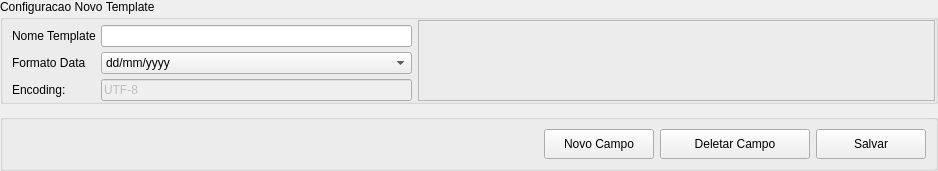
                 <widget class="QWidget" name="page_new_template">
                  <property name="styleSheet">
                   <string notr="true"/>
                  </property>
                  <layout class="QVBoxLayout" name="verticalLayout_17">
                   <property name="spacing">
                    <number>0</number>
                   </property>
                   <property name="leftMargin">
                    <number>0</number>
                   </property>
                   <property name="topMargin">
                    <number>0</number>
                   </property>
                   <property name="rightMargin">
                    <number>0</number>
                   </property>
                   <property name="bottomMargin">
                    <number>0</number>
                   </property>
                   <item>
                    <widget class="QLabel" name="label_3">
                     <property name="minimumSize">
                      <size>
                       <width>0</width>
                       <height>0</height>
                      </size>
                     </property>
                     <property name="maximumSize">
                      <size>
                       <width>16777215</width>
                       <height>35</height>
                      </size>
                     </property>
                     <property name="styleSheet">
                      <string notr="true"/>
                     </property>
                     <property name="text">
                      <string>Configuracao Novo Template</string>
                     </property>
                     <property name="margin">
                      <number>5</number>
                     </property>
                    </widget>
                   </item>
                   <item>
                    <widget class="QFrame" name="frame">
                     <property name="styleSheet">
                      <string notr="true"/>
                     </property>
                     <layout class="QVBoxLayout" name="verticalLayout_20">
                      <property name="spacing">
                       <number>10</number>
                      </property>
                      <property name="leftMargin">
                       <number>0</number>
                      </property>
                      <property name="topMargin">
                       <number>0</number>
                      </property>
                      <property name="rightMargin">
                       <number>0</number>
                      </property>
                      <property name="bottomMargin">
                       <number>0</number>
                      </property>
                      <item>
                       <widget class="QGroupBox" name="groupBox_3">
                        <property name="styleSheet">
                         <string notr="true"/>
                        </property>
                        <property name="title">
                         <string/>
                        </property>
                        <property name="flat">
                         <bool>true</bool>
                        </property>
                        <layout class="QVBoxLayout" name="verticalLayout_21">
                         <property name="spacing">
                          <number>5</number>
                         </property>
                         <property name="leftMargin">
                          <number>0</number>
                         </property>
                         <property name="topMargin">
                          <number>0</number>
                         </property>
                         <property name="rightMargin">
                          <number>0</number>
                         </property>
                         <property name="bottomMargin">
                          <number>0</number>
                         </property>
                         <item>
                          <widget class="QFrame" name="frame_conexao_oracle_2">
                           <property name="sizePolicy">
                            <sizepolicy hsizetype="Preferred" vsizetype="Fixed">
                             <horstretch>0</horstretch>
                             <verstretch>0</verstretch>
                            </sizepolicy>
                           </property>
                           <property name="maximumSize">
                            <size>
                             <width>16777215</width>
                             <height>16777215</height>
                            </size>
                           </property>
                           <property name="styleSheet">
                            <string notr="true"/>
                           </property>
                           <layout class="QVBoxLayout" name="verticalLayout_19">
                            <property name="spacing">
                             <number>0</number>
                            </property>
                            <property name="topMargin">
                             <number>0</number>
                            </property>
                            <property name="rightMargin">
                             <number>0</number>
                            </property>
                            <property name="bottomMargin">
                             <number>0</number>
                            </property>
                            <item>
                             <widget class="QFrame" name="frame_10">
                              <property name="sizePolicy">
                               <sizepolicy hsizetype="Preferred" vsizetype="Maximum">
                                <horstretch>0</horstretch>
                                <verstretch>0</verstretch>
                               </sizepolicy>
                              </property>
                              <property name="styleSheet">
                               <string notr="true"/>
                              </property>
                              <property name="frameShape">
                               <enum>QFrame::NoFrame</enum>
                              </property>
                              <property name="frameShadow">
                               <enum>QFrame::Plain</enum>
                              </property>
                              <layout class="QHBoxLayout" name="horizontalLayout_19">
                               <property name="leftMargin">
                                <number>0</number>
                               </property>
                               <property name="topMargin">
                                <number>0</number>
                               </property>
                               <property name="rightMargin">
                                <number>0</number>
                               </property>
                               <property name="bottomMargin">
                                <number>0</number>
                               </property>
                               <item>
                                <widget class="QFrame" name="frame_24">
                                 <property name="maximumSize">
                                  <size>
                                   <width>400</width>
                                   <height>16777215</height>
                                  </size>
                                 </property>
                                 <property name="styleSheet">
                                  <string notr="true"/>
                                 </property>
                                 <property name="frameShape">
                                  <enum>QFrame::NoFrame</enum>
                                 </property>
                                 <property name="frameShadow">
                                  <enum>QFrame::Sunken</enum>
                                 </property>
                                 <layout class="QFormLayout" name="formLayout_3">
                                  <property name="fieldGrowthPolicy">
                                   <enum>QFormLayout::ExpandingFieldsGrow</enum>
                                  </property>
                                  <property name="rowWrapPolicy">
                                   <enum>QFormLayout::DontWrapRows</enum>
                                  </property>
                                  <property name="horizontalSpacing">
                                   <number>5</number>
                                  </property>
                                  <property name="verticalSpacing">
                                   <number>5</number>
                                  </property>
                                  <property name="leftMargin">
                                   <number>0</number>
                                  </property>
                                  <property name="topMargin">
                                   <number>5</number>
                                  </property>
                                  <property name="rightMargin">
                                   <number>0</number>
                                  </property>
                                  <property name="bottomMargin">
                                   <number>0</number>
                                  </property>
                                  <item row="0" column="0">
                                   <widget class="QLabel" name="label_7">
                                    <property name="styleSheet">
                                     <string notr="true"/>
                                    </property>
                                    <property name="text">
                                     <string>Nome Template</string>
                                    </property>
                                   </widget>
                                  </item>
                                  <item row="0" column="1">
                                   <widget class="QLineEdit" name="name_new_template">
                                    <property name="styleSheet">
                                     <string notr="true"/>
                                    </property>
                                    <property name="text">
                                     <string/>
                                    </property>
                                   </widget>
                                  </item>
                                  <item row="1" column="0">
                                   <widget class="QLabel" name="label_13">
                                    <property name="styleSheet">
                                     <string notr="true"/>
                                    </property>
                                    <property name="text">
                                     <string>Formato Data</string>
                                    </property>
                                   </widget>
                                  </item>
                                  <item row="2" column="0">
                                   <widget class="QLabel" name="label_14">
                                    <property name="styleSheet">
                                     <string notr="true"/>
                                    </property>
                                    <property name="text">
                                     <string>Encoding:</string>
                                    </property>
                                   </widget>
                                  </item>
                                  <item row="2" column="1">
                                   <widget class="QLineEdit" name="encodinginput_2">
                                    <property name="enabled">
                                     <bool>false</bool>
                                    </property>
                                    <property name="styleSheet">
                                     <string notr="true"/>
                                    </property>
                                    <property name="text">
                                     <string>UTF-8</string>
                                    </property>
                                   </widget>
                                  </item>
                                  <item row="1" column="1">
                                   <widget class="QComboBox" name="comboBox">
                                    <property name="sizePolicy">
                                     <sizepolicy hsizetype="MinimumExpanding" vsizetype="Fixed">
                                      <horstretch>0</horstretch>
                                      <verstretch>0</verstretch>
                                     </sizepolicy>
                                    </property>
                                    <property name="minimumSize">
                                     <size>
                                      <width>0</width>
                                      <height>0</height>
                                     </size>
                                    </property>
                                    <property name="maximumSize">
                                     <size>
                                      <width>16777215</width>
                                      <height>16777215</height>
                                     </size>
                                    </property>
                                    <property name="styleSheet">
                                     <string notr="true"/>
                                    </property>
                                    <item>
                                     <property name="text">
                                      <string>dd/mm/yyyy</string>
                                     </property>
                                    </item>
                                    <item>
                                     <property name="text">
                                      <string>dd-mm-yyyy</string>
                                     </property>
                                    </item>
                                    <item>
                                     <property name="text">
                                      <string>yyyy-mm-dd</string>
                                     </property>
                                    </item>
                                    <item>
                                     <property name="text">
                                      <string>yyyy/mm/dd</string>
                                     </property>
                                    </item>
                                    <item>
                                     <property name="text">
                                      <string>TimeStamp</string>
                                     </property>
                                    </item>
                                    <item>
                                     <property name="text">
                                      <string>ISO</string>
                                     </property>
                                    </item>
                                   </widget>
                                  </item>
                                 </layout>
                                </widget>
                               </item>
                               <item>
                                <widget class="QFrame" name="frame_25">
                                 <property name="styleSheet">
                                  <string notr="true"/>
                                 </property>
                                 <property name="frameShape">
                                  <enum>QFrame::StyledPanel</enum>
                                 </property>
                                 <property name="frameShadow">
                                  <enum>QFrame::Raised</enum>
                                 </property>
                                 <layout class="QFormLayout" name="formLayout_5"/>
                                </widget>
                               </item>
                              </layout>
                             </widget>
                            </item>
                           </layout>
                          </widget>
                         </item>
                         <item>
                          <layout class="QVBoxLayout" name="verticalLayout_22"/>
                         </item>
                        </layout>
                       </widget>
                      </item>
                      <item>
                       <widget class="QGroupBox" name="groupBox_2">
                        <property name="maximumSize">
                         <size>
                          <width>16777215</width>
                          <height>60</height>
                         </size>
                        </property>
                        <property name="styleSheet">
                         <string notr="true"/>
                        </property>
                        <property name="title">
                         <string/>
                        </property>
                        <property name="flat">
                         <bool>true</bool>
                        </property>
                        <layout class="QHBoxLayout" name="horizontalLayout_18">
                         <item>
                          <spacer name="horizontalSpacer_2">
                           <property name="orientation">
                            <enum>Qt::Horizontal</enum>
                           </property>
                           <property name="sizeHint" stdset="0">
                            <size>
                             <width>532</width>
                             <height>20</height>
                            </size>
                           </property>
                          </spacer>
                         </item>
                         <item>
                          <widget class="QPushButton" name="new_fild_template">
                           <property name="minimumSize">
                            <size>
                             <width>110</width>
                             <height>30</height>
                            </size>
                           </property>
                           <property name="maximumSize">
                            <size>
                             <width>16777215</width>
                             <height>16777215</height>
                            </size>
                           </property>
                           <property name="styleSheet">
                            <string notr="true"/>
                           </property>
                           <property name="text">
                            <string>Novo Campo</string>
                           </property>
                           <property name="icon">
                            <iconset resource="sources.qrc">
                             <normaloff>:/newicons/newicons/insert-row.png</normaloff>:/newicons/newicons/insert-row.png</iconset>
                           </property>
                           <property name="iconSize">
                            <size>
                             <width>20</width>
                             <height>20</height>
                            </size>
                           </property>
                          </widget>
                         </item>
                         <item>
                          <widget class="QPushButton" name="delete_fild_template">
                           <property name="minimumSize">
                            <size>
                             <width>150</width>
                             <height>30</height>
                            </size>
                           </property>
                           <property name="maximumSize">
                            <size>
                             <width>16777215</width>
                             <height>16777215</height>
                            </size>
                           </property>
                           <property name="focusPolicy">
                            <enum>Qt::NoFocus</enum>
                           </property>
                           <property name="layoutDirection">
                            <enum>Qt::LeftToRight</enum>
                           </property>
                           <property name="styleSheet">
                            <string notr="true"/>
                           </property>
                           <property name="text">
                            <string>Deletar Campo</string>
                           </property>
                           <property name="icon">
                            <iconset resource="sources.qrc">
                             <normaloff>:/newicons/newicons/remove.png</normaloff>:/newicons/newicons/remove.png</iconset>
                           </property>
                           <property name="iconSize">
                            <size>
                             <width>20</width>
                             <height>20</height>
                            </size>
                           </property>
                          </widget>
                         </item>
                         <item>
                          <widget class="QPushButton" name="btn_gerar_template">
                           <property name="minimumSize">
                            <size>
                             <width>110</width>
                             <height>30</height>
                            </size>
                           </property>
                           <property name="maximumSize">
                            <size>
                             <width>16777215</width>
                             <height>16777215</height>
                            </size>
                           </property>
                           <property name="styleSheet">
                            <string notr="true"/>
                           </property>
                           <property name="text">
                            <string>Salvar</string>
                           </property>
                           <property name="icon">
                            <iconset resource="sources.qrc">
                             <normaloff>:/newicons/newicons/save.png</normaloff>:/newicons/newicons/save.png</iconset>
                           </property>
                           <property name="iconSize">
                            <size>
                             <width>20</width>
                             <height>20</height>
                            </size>
                           </property>
                          </widget>
                         </item>
                        </layout>
                       </widget>
                      </item>
                     </layout>
                    </widget>
                   </item>
                  </layout>
                 </widget>
